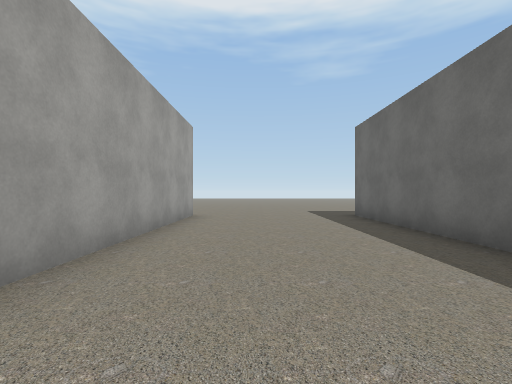
View 1 (above)

24 first-person views from a walk through a 3-D level made in the Unity game engine. The camera is 1.3 m above the floor, looks level and sees 85° across. The floor is counted in squares, 2 m on a side. Each view is taken from the middle of a square. On the plan, view 1 faces up. The plan holds only what a view shows up to about 9 squares ahead; the rest is blank. The place goes on beyond the plan. Some surface patterns are stand-ins.

View 2
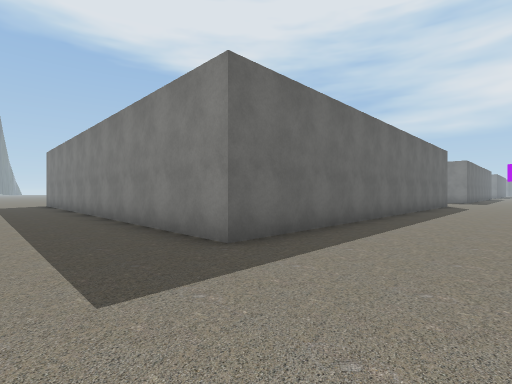

View 3
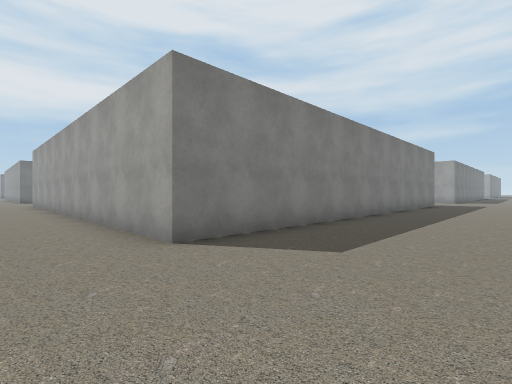

View 4
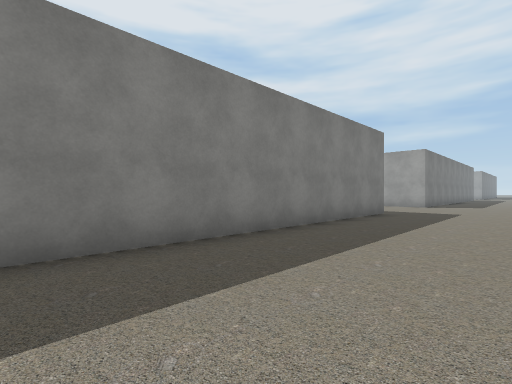

View 5
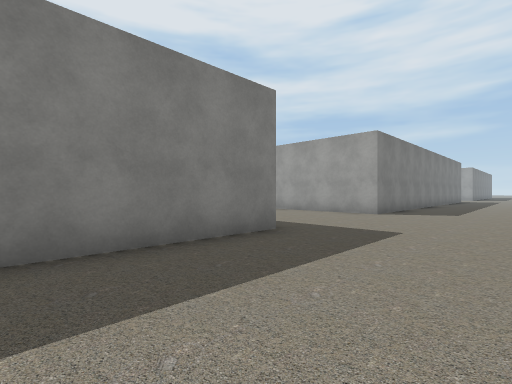

View 6
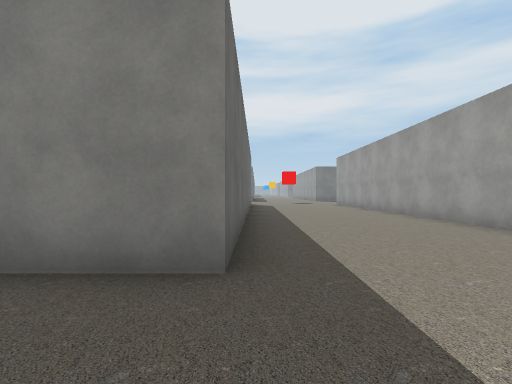

View 7
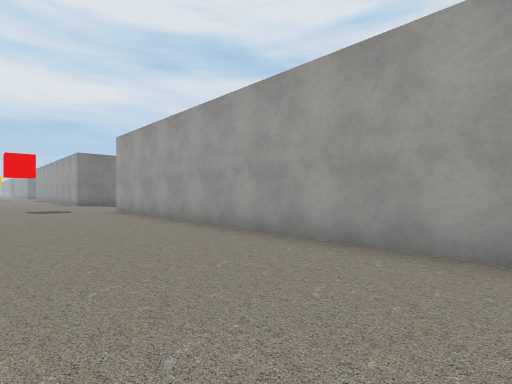

View 8
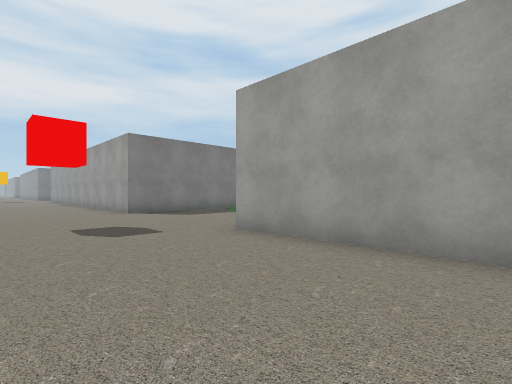

View 9
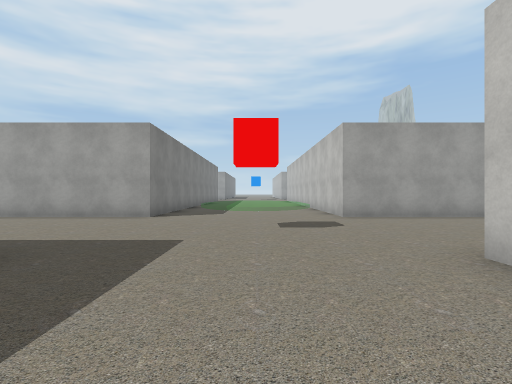

View 10
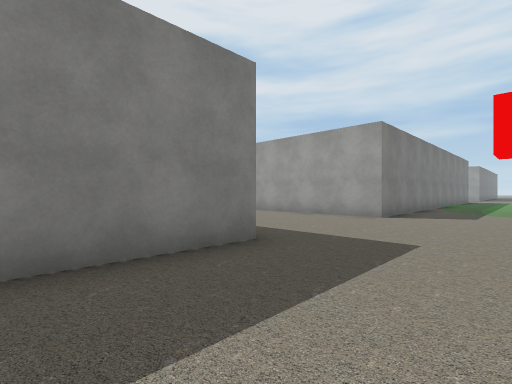

View 11
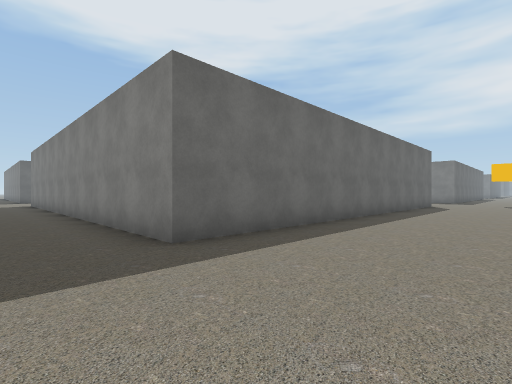

View 12
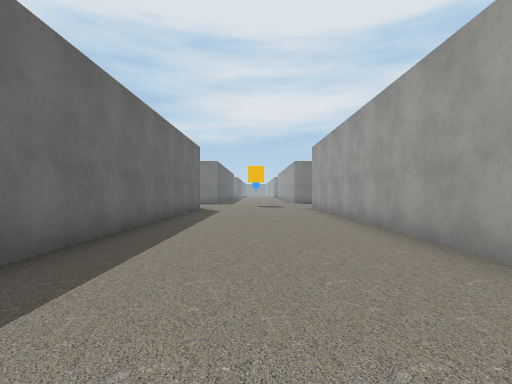

View 13
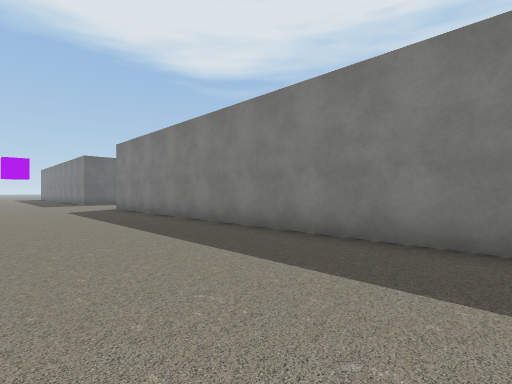

View 14
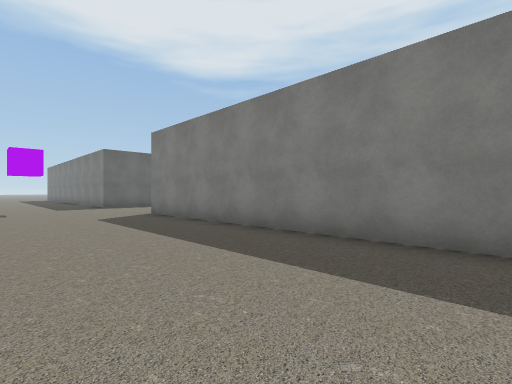

View 15
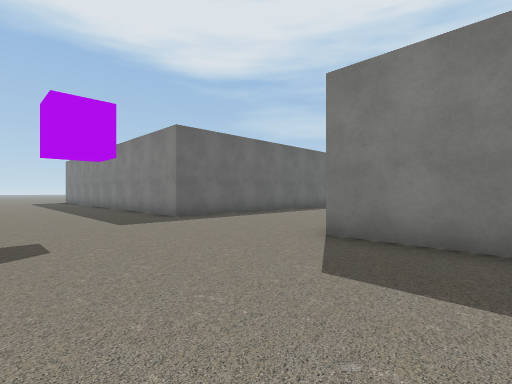

View 16
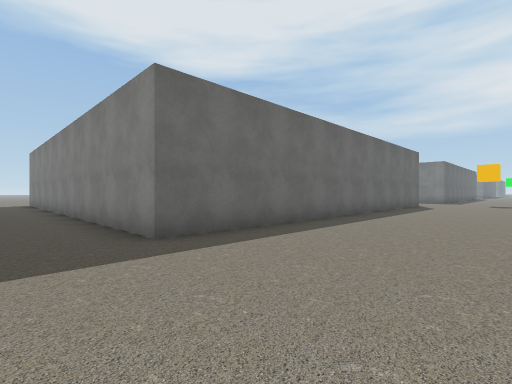

View 17
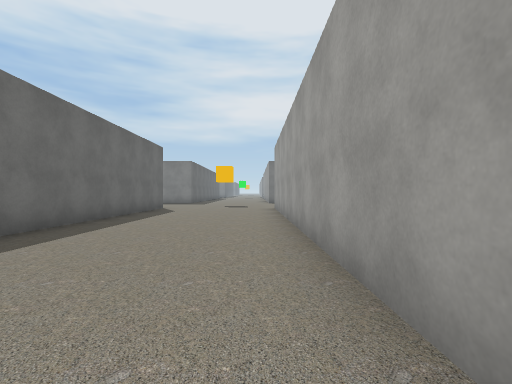

View 18
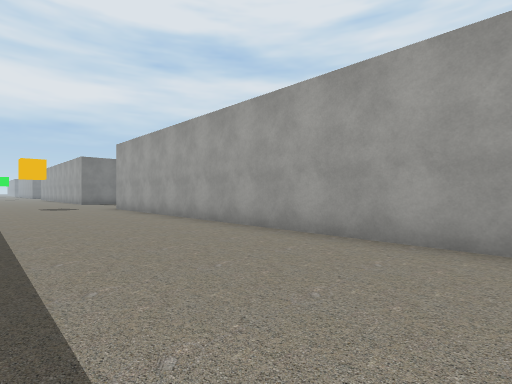

View 19
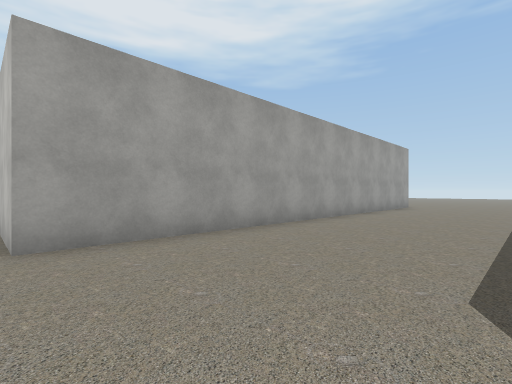

View 20
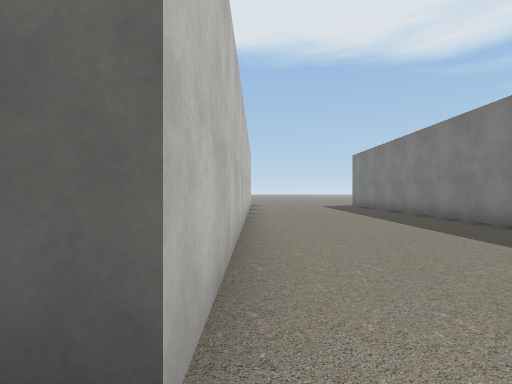

View 21
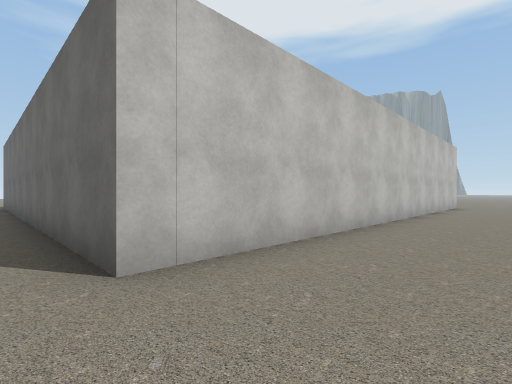

View 22
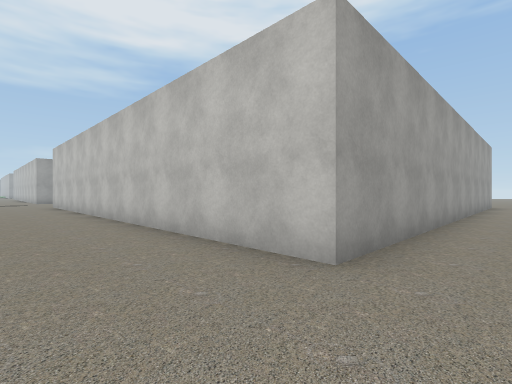

View 23
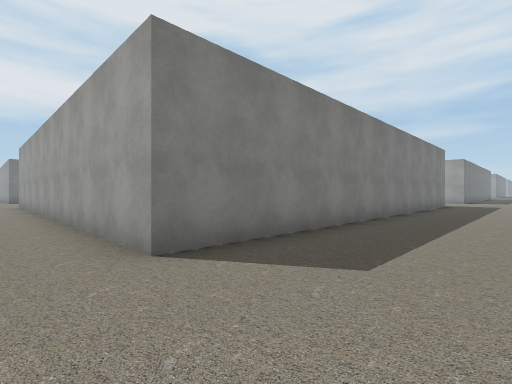

View 24
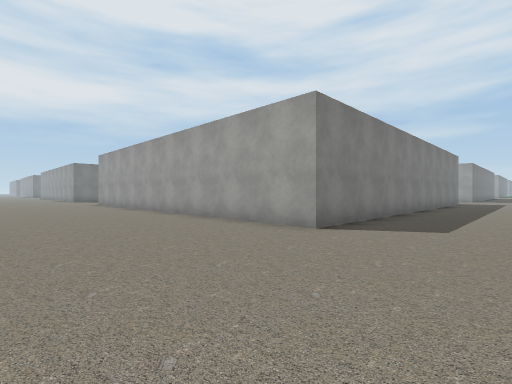

### Floor plan
Points are (right, up) in squares from view 1. A wall is a line through its corners. A room is listed if a view was taken in it or the views show most of it. See-through windows are left out.
Room 1 (views 1, 2, 3, 4, 5, 6, 7, 8, 9, 10, 11, 12, 13, 14, 15, 16, 17, 18, 19, 20, 21, 22, 23, 24)
walls: (-1.8, -11.1) (-1.8, -20); (-14.8, 1) (-14.8, 7.8) (-1.8, 7.8) (-1.8, -4.8) (-3.8, -4.8); (15.7, 4.5) (15.7, -4.8) (2.7, -4.8) (2.7, 7.8) (10.4, 7.8); (2.7, -20) (2.7, -9.8) (15.7, -9.8) (15.7, -18.4); (-14.8, -20) (-14.8, -9.8) (-1.8, -9.8); (-21.5, -9.8) (-19.3, -9.8) (-19.3, -20); (-20.5, 7.8) (-19.3, 7.8) (-19.3, -4.8) (-21, -4.8)

Positions as (right, up) in squares from view 1, and headings:
1: (0, 0), facing up
2: (0, 10), facing down-right
3: (0, 11), facing down-left
4: (-6, 11), facing down-left
5: (-11, 11), facing down-left
6: (-15, 10), facing down
7: (-16, 5), facing down-left
8: (-16, -1), facing down-left
9: (-12, -7), facing left
10: (-12, -7), facing down-left
11: (-18, -8), facing down-right
12: (-17, -11), facing down
13: (-13, -6), facing down-right
14: (-10, -6), facing down-right
15: (-4, -6), facing down-right
16: (-1, -8), facing down-right
17: (-1, -11), facing down
18: (2, -11), facing down-left
19: (2, -5), facing up-left
20: (2, -5), facing right
21: (2, -7), facing up-right
22: (17, -7), facing up-left
23: (17, -7), facing down-left
24: (20, -7), facing down-left
